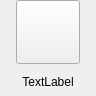
<?xml version="1.0" encoding="UTF-8"?>
<ui version="4.0">
 <class>ToolboxItem</class>
 <widget class="QWidget" name="ToolboxItem">
  <property name="geometry">
   <rect>
    <x>0</x>
    <y>0</y>
    <width>96</width>
    <height>96</height>
   </rect>
  </property>
  <property name="sizePolicy">
   <sizepolicy hsizetype="Minimum" vsizetype="Preferred">
    <horstretch>0</horstretch>
    <verstretch>0</verstretch>
   </sizepolicy>
  </property>
  <property name="minimumSize">
   <size>
    <width>96</width>
    <height>96</height>
   </size>
  </property>
  <property name="maximumSize">
   <size>
    <width>1000</width>
    <height>1000</height>
   </size>
  </property>
  <property name="windowTitle">
   <string>Form</string>
  </property>
  <layout class="QVBoxLayout" name="verticalLayout">
   <property name="spacing">
    <number>4</number>
   </property>
   <property name="leftMargin">
    <number>0</number>
   </property>
   <property name="topMargin">
    <number>0</number>
   </property>
   <property name="rightMargin">
    <number>0</number>
   </property>
   <property name="bottomMargin">
    <number>0</number>
   </property>
   <item>
    <layout class="QHBoxLayout" name="horizontalLayout">
     <property name="spacing">
      <number>0</number>
     </property>
     <item>
      <spacer name="horizontalSpacer">
       <property name="orientation">
        <enum>Qt::Horizontal</enum>
       </property>
       <property name="sizeHint" stdset="0">
        <size>
         <width>0</width>
         <height>0</height>
        </size>
       </property>
      </spacer>
     </item>
     <item>
      <widget class="QPushButton" name="pushButton">
       <property name="sizePolicy">
        <sizepolicy hsizetype="Preferred" vsizetype="Minimum">
         <horstretch>0</horstretch>
         <verstretch>0</verstretch>
        </sizepolicy>
       </property>
       <property name="minimumSize">
        <size>
         <width>64</width>
         <height>64</height>
        </size>
       </property>
       <property name="maximumSize">
        <size>
         <width>64</width>
         <height>64</height>
        </size>
       </property>
       <property name="baseSize">
        <size>
         <width>0</width>
         <height>0</height>
        </size>
       </property>
       <property name="autoFillBackground">
        <bool>false</bool>
       </property>
       <property name="text">
        <string/>
       </property>
       <property name="iconSize">
        <size>
         <width>48</width>
         <height>48</height>
        </size>
       </property>
      </widget>
     </item>
     <item>
      <spacer name="horizontalSpacer_2">
       <property name="orientation">
        <enum>Qt::Horizontal</enum>
       </property>
       <property name="sizeHint" stdset="0">
        <size>
         <width>0</width>
         <height>0</height>
        </size>
       </property>
      </spacer>
     </item>
    </layout>
   </item>
   <item>
    <widget class="QLabel" name="label">
     <property name="sizePolicy">
      <sizepolicy hsizetype="Minimum" vsizetype="Preferred">
       <horstretch>0</horstretch>
       <verstretch>0</verstretch>
      </sizepolicy>
     </property>
     <property name="text">
      <string>TextLabel</string>
     </property>
     <property name="alignment">
      <set>Qt::AlignCenter</set>
     </property>
    </widget>
   </item>
  </layout>
 </widget>
 <resources/>
 <connections/>
</ui>
